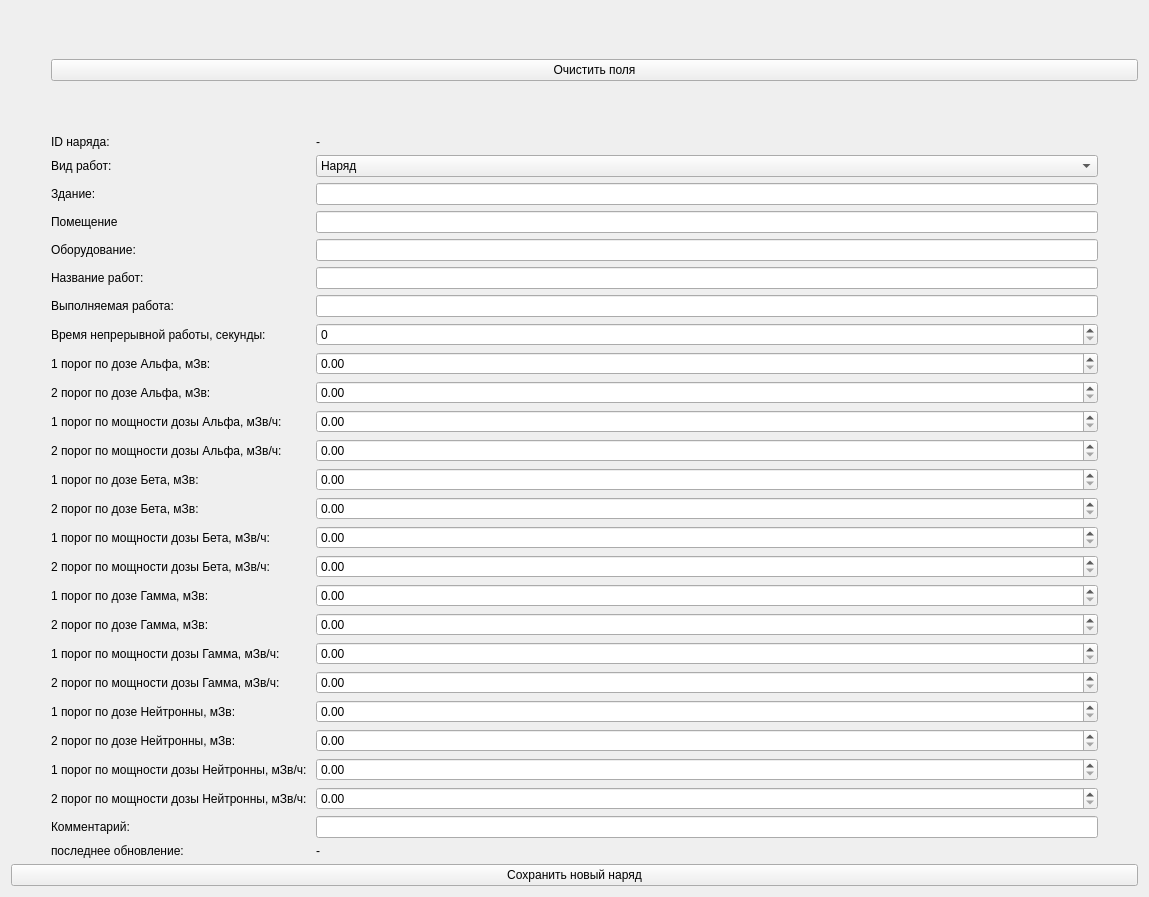
                        <widget class="QWidget" name="scrollAreaWidgetContents_6">
                         <property name="geometry">
                          <rect>
                           <x>0</x>
                           <y>0</y>
                           <width>1149</width>
                           <height>897</height>
                          </rect>
                         </property>
                         <layout class="QGridLayout" name="gridLayout_22">
                          <item row="0" column="0">
                           <layout class="QVBoxLayout" name="verticalLayout_31">
                            <item>
                             <layout class="QHBoxLayout" name="horizontalLayout_27">
                              <item>
                               <spacer name="horizontalSpacer_57">
                                <property name="orientation">
                                 <enum>Qt::Orientation::Vertical</enum>
                                </property>
                                <property name="sizeHint" stdset="0">
                                 <size>
                                  <width>40</width>
                                  <height>20</height>
                                 </size>
                                </property>
                               </spacer>
                              </item>
                              <item>
                               <widget class="QPushButton" name="btn_createNewDuty">
                                <property name="text">
                                 <string>Очистить поля</string>
                                </property>
                               </widget>
                              </item>
                             </layout>
                            </item>
                            <item>
                             <layout class="QHBoxLayout" name="horizontalLayout_30">
                              <item>
                               <spacer name="horizontalSpacer_55">
                                <property name="orientation">
                                 <enum>Qt::Orientation::Vertical</enum>
                                </property>
                                <property name="sizeHint" stdset="0">
                                 <size>
                                  <width>40</width>
                                  <height>20</height>
                                 </size>
                                </property>
                               </spacer>
                              </item>
                              <item>
                               <layout class="QFormLayout" name="formLayout_5">
                                <item row="0" column="0">
                                 <widget class="QLabel" name="label_73">
                                  <property name="text">
                                   <string>ID наряда: </string>
                                  </property>
                                 </widget>
                                </item>
                                <item row="0" column="1">
                                 <widget class="QLabel" name="label_duty_id">
                                  <property name="text">
                                   <string>-</string>
                                  </property>
                                 </widget>
                                </item>
                                <item row="1" column="0">
                                 <widget class="QLabel" name="label_74">
                                  <property name="text">
                                   <string>Вид работ:</string>
                                  </property>
                                 </widget>
                                </item>
                                <item row="1" column="1">
                                 <widget class="QComboBox" name="comboBox_type_duty">
                                  <item>
                                   <property name="text">
                                    <string>Наряд</string>
                                   </property>
                                  </item>
                                  <item>
                                   <property name="text">
                                    <string>Распоряжение</string>
                                   </property>
                                  </item>
                                 </widget>
                                </item>
                                <item row="2" column="0">
                                 <widget class="QLabel" name="label_80">
                                  <property name="text">
                                   <string>Здание: </string>
                                  </property>
                                 </widget>
                                </item>
                                <item row="2" column="1">
                                 <widget class="QLineEdit" name="lineEdit_blok"/>
                                </item>
                                <item row="3" column="0">
                                 <widget class="QLabel" name="label_81">
                                  <property name="text">
                                   <string>Помещение</string>
                                  </property>
                                 </widget>
                                </item>
                                <item row="3" column="1">
                                 <widget class="QLineEdit" name="lineEdit_room"/>
                                </item>
                                <item row="4" column="0">
                                 <widget class="QLabel" name="label_82">
                                  <property name="text">
                                   <string>Оборудование:</string>
                                  </property>
                                 </widget>
                                </item>
                                <item row="4" column="1">
                                 <widget class="QLineEdit" name="lineEdit_equipment"/>
                                </item>
                                <item row="5" column="0">
                                 <widget class="QLabel" name="label_83">
                                  <property name="text">
                                   <string>Название работ:</string>
                                  </property>
                                 </widget>
                                </item>
                                <item row="5" column="1">
                                 <widget class="QLineEdit" name="lineEdit_name_work"/>
                                </item>
                                <item row="6" column="0">
                                 <widget class="QLabel" name="label_84">
                                  <property name="text">
                                   <string>Выполняемая работа: </string>
                                  </property>
                                 </widget>
                                </item>
                                <item row="6" column="1">
                                 <widget class="QLineEdit" name="lineEdit_type_work"/>
                                </item>
                                <item row="7" column="0">
                                 <widget class="QLabel" name="label_85">
                                  <property name="text">
                                   <string>Время непрерывной работы, секунды:</string>
                                  </property>
                                 </widget>
                                </item>
                                <item row="7" column="1">
                                 <widget class="QSpinBox" name="spinBox_time"/>
                                </item>
                                <item row="8" column="0">
                                 <widget class="QLabel" name="label_86">
                                  <property name="text">
                                   <string>1 порог по дозе Альфа, мЗв: </string>
                                  </property>
                                 </widget>
                                </item>
                                <item row="9" column="0">
                                 <widget class="QLabel" name="label_87">
                                  <property name="text">
                                   <string>2 порог по дозе Альфа, мЗв: </string>
                                  </property>
                                 </widget>
                                </item>
                                <item row="10" column="0">
                                 <widget class="QLabel" name="label_88">
                                  <property name="text">
                                   <string>1 порог по мощности дозы Альфа, мЗв/ч: </string>
                                  </property>
                                 </widget>
                                </item>
                                <item row="11" column="0">
                                 <widget class="QLabel" name="label_101">
                                  <property name="text">
                                   <string>2 порог по мощности дозы Альфа, мЗв/ч: </string>
                                  </property>
                                 </widget>
                                </item>
                                <item row="12" column="0">
                                 <widget class="QLabel" name="label_100">
                                  <property name="text">
                                   <string>1 порог по дозе Бета, мЗв: </string>
                                  </property>
                                 </widget>
                                </item>
                                <item row="13" column="0">
                                 <widget class="QLabel" name="label_99">
                                  <property name="text">
                                   <string>2 порог по дозе Бета, мЗв: </string>
                                  </property>
                                 </widget>
                                </item>
                                <item row="14" column="0">
                                 <widget class="QLabel" name="label_98">
                                  <property name="text">
                                   <string>1 порог по мощности дозы Бета, мЗв/ч: </string>
                                  </property>
                                 </widget>
                                </item>
                                <item row="15" column="0">
                                 <widget class="QLabel" name="label_97">
                                  <property name="text">
                                   <string>2 порог по мощности дозы Бета, мЗв/ч: </string>
                                  </property>
                                 </widget>
                                </item>
                                <item row="16" column="0">
                                 <widget class="QLabel" name="label_96">
                                  <property name="text">
                                   <string>1 порог по дозе Гамма, мЗв: </string>
                                  </property>
                                 </widget>
                                </item>
                                <item row="17" column="0">
                                 <widget class="QLabel" name="label_95">
                                  <property name="text">
                                   <string>2 порог по дозе Гамма, мЗв: </string>
                                  </property>
                                 </widget>
                                </item>
                                <item row="18" column="0">
                                 <widget class="QLabel" name="label_94">
                                  <property name="text">
                                   <string>1 порог по мощности дозы Гамма, мЗв/ч: </string>
                                  </property>
                                 </widget>
                                </item>
                                <item row="19" column="0">
                                 <widget class="QLabel" name="label_93">
                                  <property name="text">
                                   <string>2 порог по мощности дозы Гамма, мЗв/ч: </string>
                                  </property>
                                 </widget>
                                </item>
                                <item row="20" column="0">
                                 <widget class="QLabel" name="label_92">
                                  <property name="text">
                                   <string>1 порог по дозе Нейтронны, мЗв: </string>
                                  </property>
                                 </widget>
                                </item>
                                <item row="21" column="0">
                                 <widget class="QLabel" name="label_91">
                                  <property name="text">
                                   <string>2 порог по дозе Нейтронны, мЗв: </string>
                                  </property>
                                 </widget>
                                </item>
                                <item row="22" column="0">
                                 <widget class="QLabel" name="label_90">
                                  <property name="text">
                                   <string>1 порог по мощности дозы Нейтронны, мЗв/ч: </string>
                                  </property>
                                 </widget>
                                </item>
                                <item row="23" column="0">
                                 <widget class="QLabel" name="label_89">
                                  <property name="text">
                                   <string>2 порог по мощности дозы Нейтронны, мЗв/ч: </string>
                                  </property>
                                 </widget>
                                </item>
                                <item row="25" column="0">
                                 <widget class="QLabel" name="label_78">
                                  <property name="text">
                                   <string>Комментарий:</string>
                                  </property>
                                 </widget>
                                </item>
                                <item row="25" column="1">
                                 <widget class="QLineEdit" name="lineEdit_duty_note"/>
                                </item>
                                <item row="26" column="0">
                                 <widget class="QLabel" name="label_77">
                                  <property name="text">
                                   <string>последнее обновление: </string>
                                  </property>
                                 </widget>
                                </item>
                                <item row="8" column="1">
                                 <widget class="QDoubleSpinBox" name="doubleSpinBox_dose_a_1"/>
                                </item>
                                <item row="9" column="1">
                                 <widget class="QDoubleSpinBox" name="doubleSpinBox_dose_a_2"/>
                                </item>
                                <item row="10" column="1">
                                 <widget class="QDoubleSpinBox" name="doubleSpinBox_rate_a_1"/>
                                </item>
                                <item row="11" column="1">
                                 <widget class="QDoubleSpinBox" name="doubleSpinBox_rate_a_2"/>
                                </item>
                                <item row="12" column="1">
                                 <widget class="QDoubleSpinBox" name="doubleSpinBox_dose_b_1"/>
                                </item>
                                <item row="13" column="1">
                                 <widget class="QDoubleSpinBox" name="doubleSpinBox_dose_b_2"/>
                                </item>
                                <item row="14" column="1">
                                 <widget class="QDoubleSpinBox" name="doubleSpinBox_rate_b_1"/>
                                </item>
                                <item row="15" column="1">
                                 <widget class="QDoubleSpinBox" name="doubleSpinBox_rate_b_2"/>
                                </item>
                                <item row="16" column="1">
                                 <widget class="QDoubleSpinBox" name="doubleSpinBox_dose_g_1"/>
                                </item>
                                <item row="17" column="1">
                                 <widget class="QDoubleSpinBox" name="doubleSpinBox_dose_g_2"/>
                                </item>
                                <item row="18" column="1">
                                 <widget class="QDoubleSpinBox" name="doubleSpinBox_rate_g_1"/>
                                </item>
                                <item row="19" column="1">
                                 <widget class="QDoubleSpinBox" name="doubleSpinBox_rate_g_2"/>
                                </item>
                                <item row="20" column="1">
                                 <widget class="QDoubleSpinBox" name="doubleSpinBox_dose_n_1"/>
                                </item>
                                <item row="21" column="1">
                                 <widget class="QDoubleSpinBox" name="doubleSpinBox_dose_n_2"/>
                                </item>
                                <item row="22" column="1">
                                 <widget class="QDoubleSpinBox" name="doubleSpinBox_rate_n_1"/>
                                </item>
                                <item row="23" column="1">
                                 <widget class="QDoubleSpinBox" name="doubleSpinBox_rate_n_2"/>
                                </item>
                                <item row="26" column="1">
                                 <widget class="QLabel" name="label_last_update">
                                  <property name="text">
                                   <string>-</string>
                                  </property>
                                 </widget>
                                </item>
                               </layout>
                              </item>
                              <item>
                               <spacer name="horizontalSpacer_56">
                                <property name="orientation">
                                 <enum>Qt::Orientation::Vertical</enum>
                                </property>
                                <property name="sizeHint" stdset="0">
                                 <size>
                                  <width>40</width>
                                  <height>20</height>
                                 </size>
                                </property>
                               </spacer>
                              </item>
                             </layout>
                            </item>
                            <item>
                             <layout class="QHBoxLayout" name="layoutForBtnDuty">
                              <item>
                               <widget class="QPushButton" name="btn_saveNewDuty">
                                <property name="text">
                                 <string>Сохранить новый наряд</string>
                                </property>
                               </widget>
                              </item>
                             </layout>
                            </item>
                           </layout>
                          </item>
                         </layout>
                        </widget>
